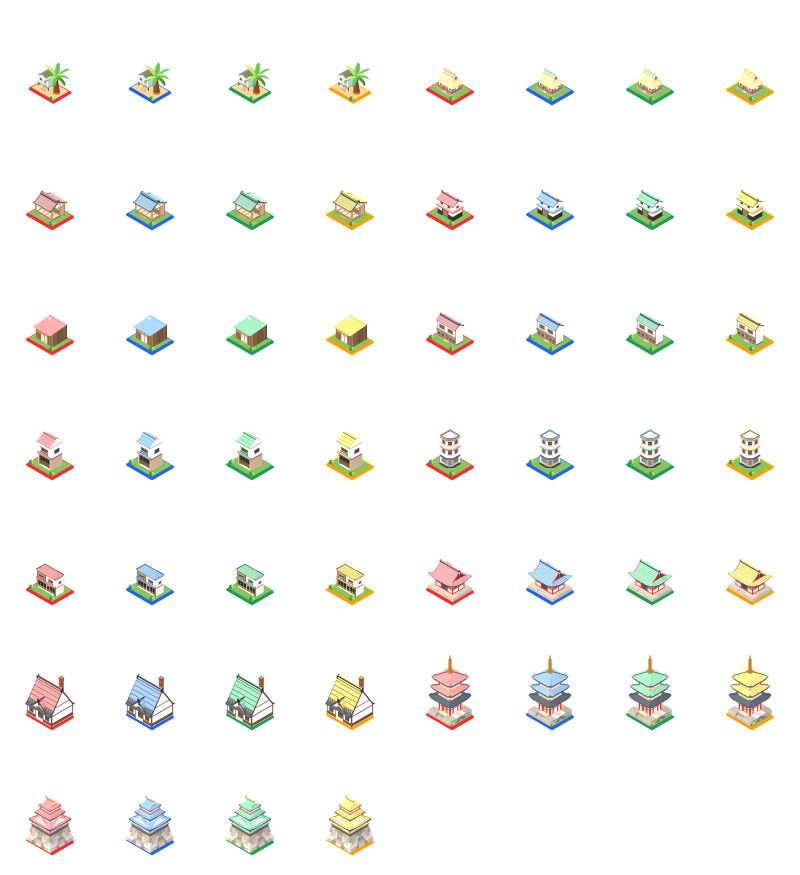
#> input picture godot/assets/build2d/houses.png, 2400 x 2625 px (shown at 1/3 size)
$ python -i fix_chars.py   (imports and definitions only)
#> lines starting #> are read from the running program, lines starting #| are printed output that depends on the picture
# Xử lý ảnh nhân vật / công trình / đạo cụ sau khi chụp từ SubViewport trong suốt của Godot:
# đổi từ alpha nhân sẵn (premultiplied) sang alpha thẳng, khử viền rìa, tăng độ tươi vừa phải mà KHÔNG làm cháy vùng sáng.
# Chạy: python godot/tools/fix_chars.py [--force] [tên ...]
import os, sys, glob
# [1 line not run here, left out]
import numpy as np
from PIL import Image, ImageFilter
from PIL.PngImagePlugin import PngInfo

HERE = os.path.dirname(os.path.abspath(__file__))
ASSETS_DIR = os.path.normpath(os.path.join(HERE, "..", "assets"))


# [58 lines left out: functions fix, _tight_frame_rgba, not called in this run]


def add_ui_silhouette(path_or_im):
    """Thêm viền mảnh tối ấm (~1.5px) và bóng đổ nhẹ phía sau chân dung UI giúp tách nền sáng rõ nét."""
#> called with path_or_im = '../assets/build2d/houses.png'
    im = (path_or_im if isinstance(path_or_im, Image.Image) else Image.open(path_or_im)).convert("RGBA")
#> im is the input picture: PIL image 2400x2625 RGBA; mean R, G, B, A 17.5, 17.3, 14.4, 23.8
    arr = np.asarray(im).astype(np.float32) / 255.0
    fg_rgb = arr[..., :3]
    fg_a = arr[..., 3:4]
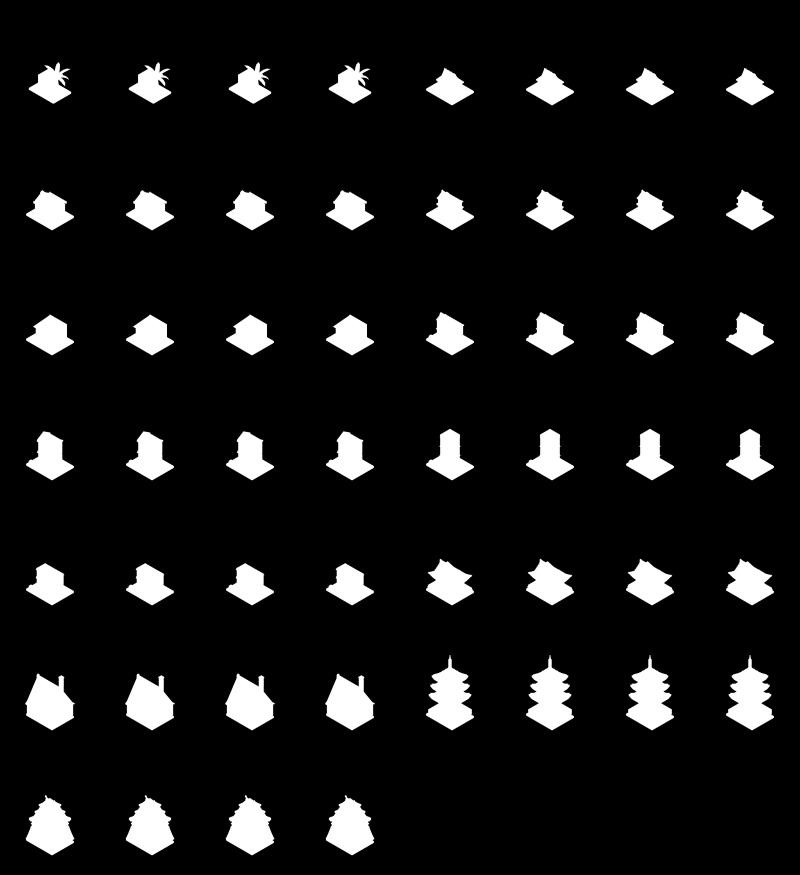
#> fg_a: shape (2625, 2400, 1) float32 (shown at 1/3 size); min 0, max 1, mean 0.0935

    # 1) Viền micro-outline ấm (48, 28, 62, 0.34) mở rộng ~1.5px quanh đường bao nhân vật
    al_img = Image.fromarray((np.clip(fg_a[..., 0], 0.0, 1.0) * 255.0).astype(np.uint8), "L")
    ol_img = al_img.filter(ImageFilter.MaxFilter(3)).filter(ImageFilter.GaussianBlur(0.55))
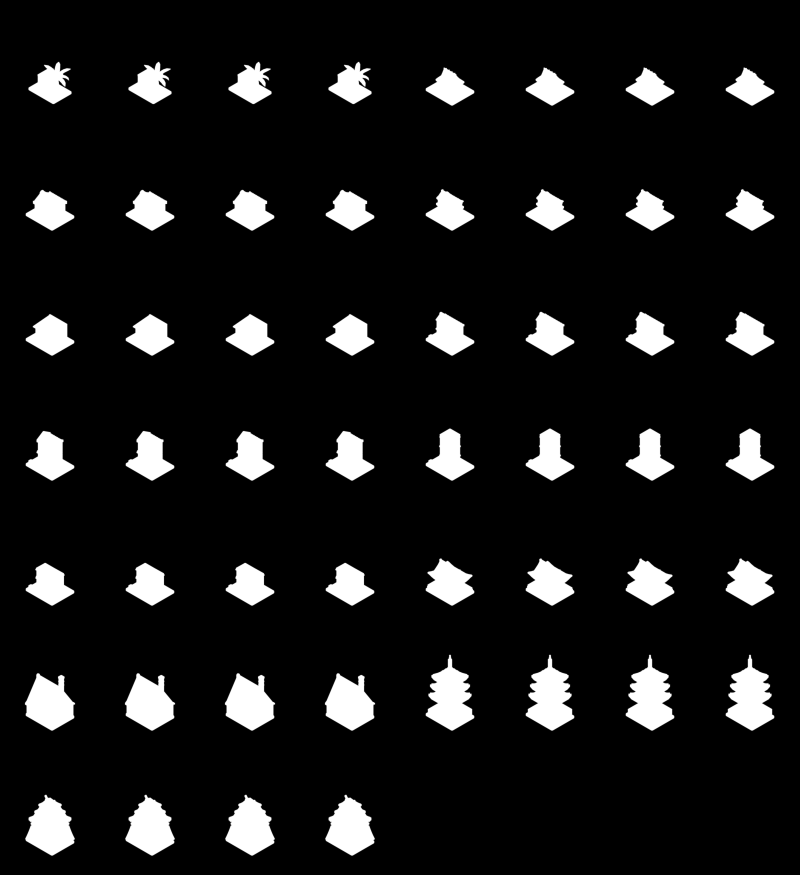
#> ol_img: PIL image 2400x2625 L (shown at 1/3 size); min 0, max 255, mean 25.3
    ol_a = (np.asarray(ol_img).astype(np.float32) / 255.0)[..., None] * 0.34
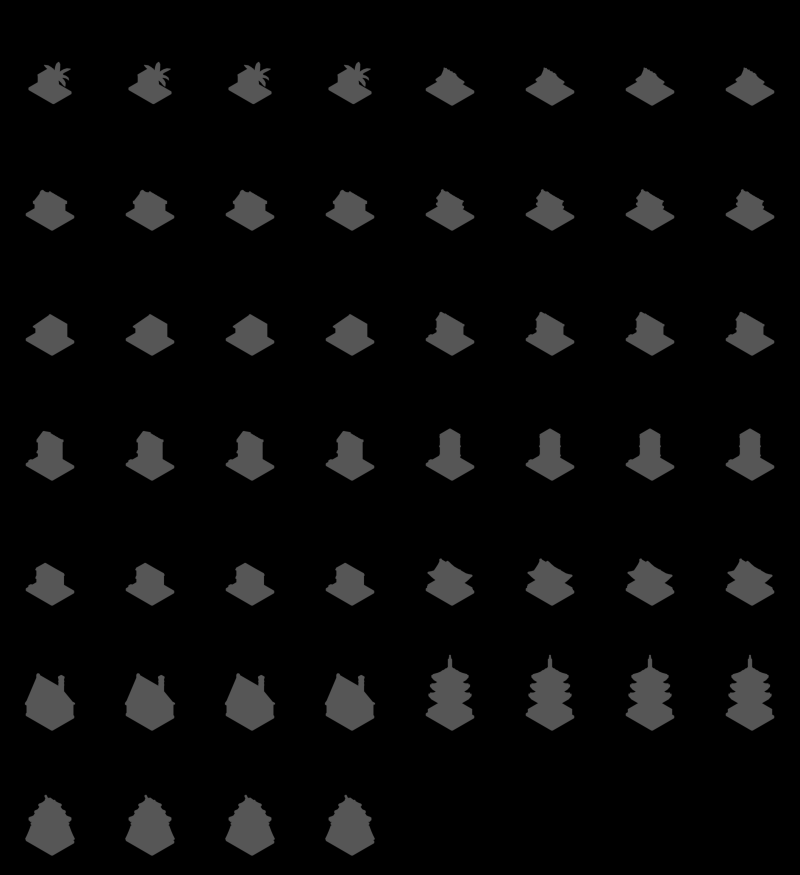
#> ol_a: shape (2625, 2400, 1) float32 (shown at 1/3 size); min 0, max 0.34, mean 0.0337

    # 2) Bóng đổ tiếp xúc mềm phía dưới-sau (dịch +3px Y)
    sh_src = Image.new("L", al_img.size, 0)
#> sh_src: PIL image 2400x2625 L; every value is 0
    sh_src.paste(al_img, (0, 3))
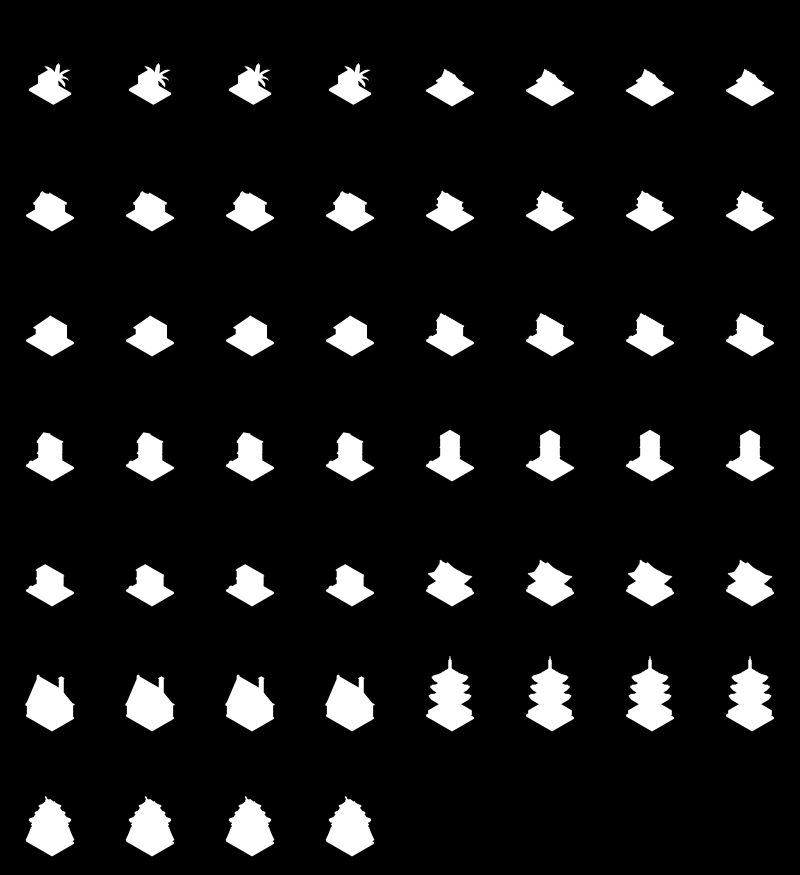
#> sh_src: PIL image 2400x2625 L (shown at 1/3 size); min 0, max 255, mean 23.8
    sh_img = sh_src.filter(ImageFilter.GaussianBlur(3.2))
    sh_a = (np.asarray(sh_img).astype(np.float32) / 255.0)[..., None] * 0.14

    bg_col = np.array([48.0 / 255.0, 28.0 / 255.0, 62.0 / 255.0], dtype=np.float32)[None, None, :]
    # Hợp nhất bóng + viền ở lớp nền: a_back = ol_a + sh_a * (1 - ol_a)
    back_a = ol_a + sh_a * (1.0 - ol_a)
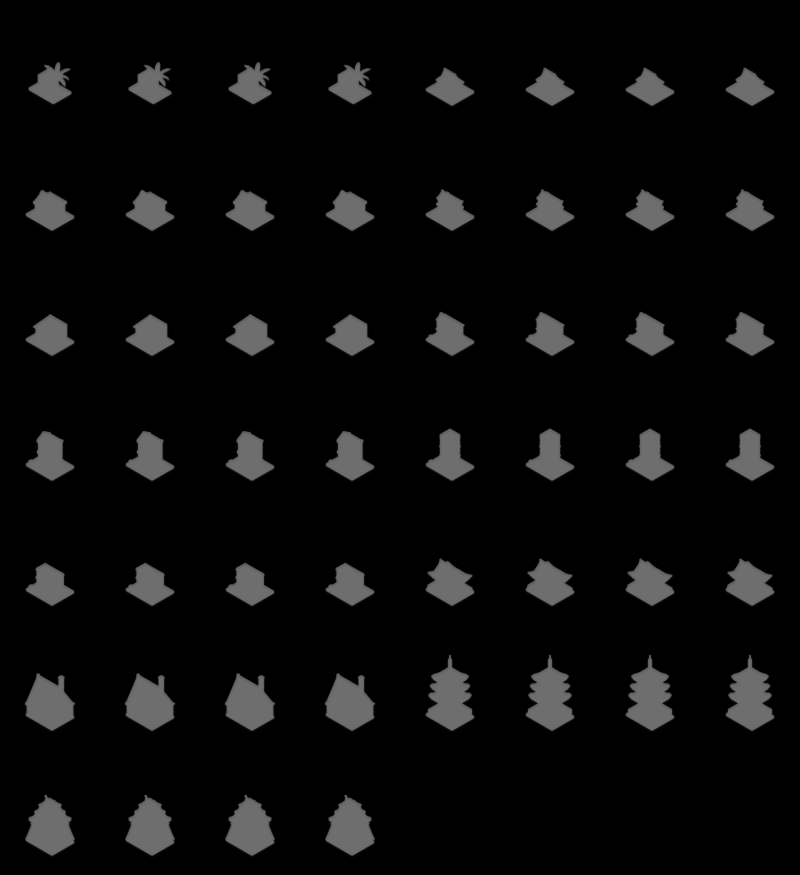
#> back_a: shape (2625, 2400, 1) float32 (shown at 1/3 size); min 0, max 0.432, mean 0.0425
    # Hợp chất tiền cảnh lên lớp nền (Porter-Duff straight alpha over)
    out_a = fg_a + back_a * (1.0 - fg_a)
    premul_rgb = fg_rgb * fg_a + bg_col * back_a * (1.0 - fg_a)
    out_rgb = np.where(out_a > 1e-4, premul_rgb / np.maximum(out_a, 1e-4), 0.0)
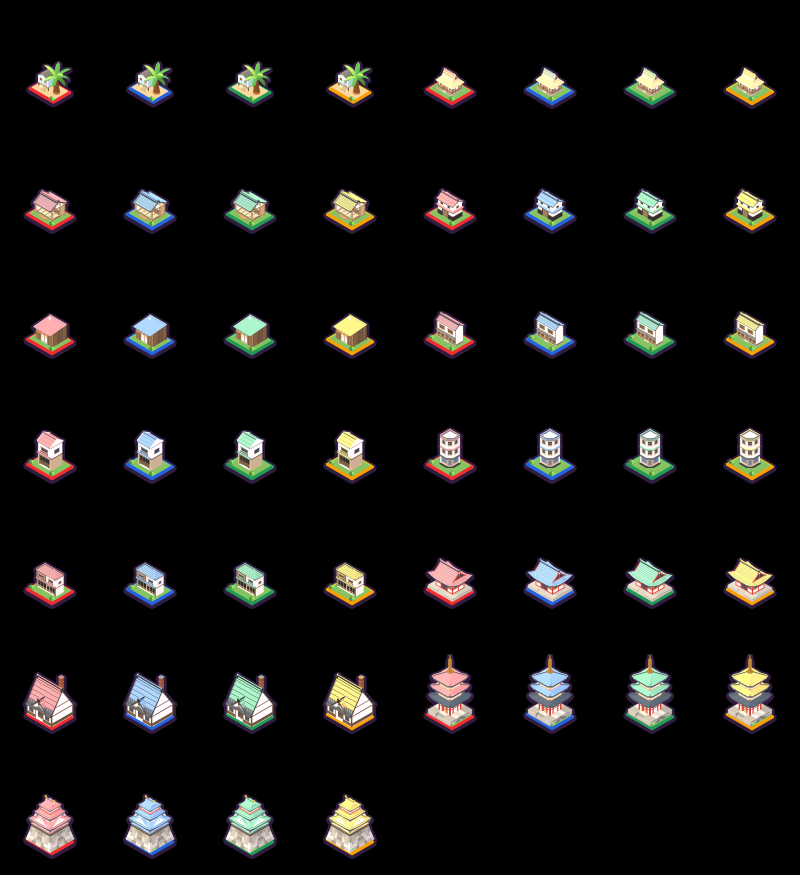
#> out_rgb: shape (2625, 2400, 3) float32 (shown at 1/3 size); mean R, G, B 0.0726, 0.0691, 0.0628

    res = np.dstack([np.clip(out_rgb, 0.0, 1.0), np.clip(out_a, 0.0, 1.0)])
    return Image.fromarray((res * 255.0 + 0.5).astype(np.uint8), "RGBA")


# [45 lines not run here, left out]

>>> result = add_ui_silhouette('../assets/build2d/houses.png')
